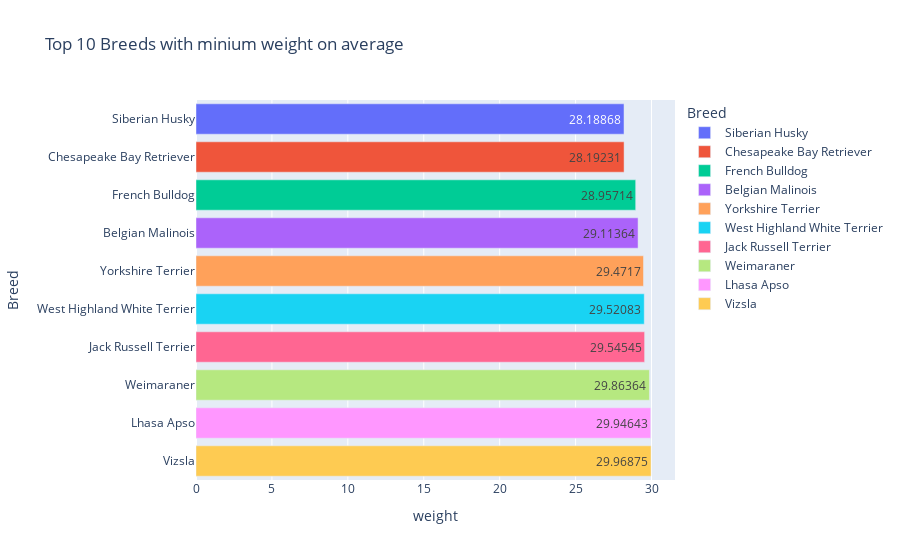

Here is the notebook cell this chart was saved with:
### Code cell
fig=px.bar(d3,y="Breed",x="weight",color="Breed",orientation='h',title="Top 10 Breeds with minium weight on average")
fig.update_traces(texttemplate="%{x}",textposition="inside")
fig.show()

### Figure 1 — Plotly figure (JSON) as saved in the notebook; plotly's stock layout.template omitted (floating-point values rounded to 4 significant figures)
{"data": [{"alignmentgroup": "True", "hovertemplate": "Breed=%{y}<br>weight=%{x}<extra></extra>", "legendgroup": "Siberian Husky", "marker": {"color": "#636efa", "pattern": {"shape": ""}}, "name": "Siberian Husky", "offsetgroup": "Siberian Husky", "orientation": "h", "showlegend": true, "textposition": "inside", "texttemplate": "%{x}", "type": "bar", "x": [28.19], "xaxis": "x", "y": ["Siberian Husky"], "yaxis": "y"}, {"alignmentgroup": "True", "hovertemplate": "Breed=%{y}<br>weight=%{x}<extra></extra>", "legendgroup": "Chesapeake Bay Retriever", "marker": {"color": "#EF553B", "pattern": {"shape": ""}}, "name": "Chesapeake Bay Retriever", "offsetgroup": "Chesapeake Bay Retriever", "orientation": "h", "showlegend": true, "textposition": "inside", "texttemplate": "%{x}", "type": "bar", "x": [28.19], "xaxis": "x", "y": ["Chesapeake Bay Retriever"], "yaxis": "y"}, {"alignmentgroup": "True", "hovertemplate": "Breed=%{y}<br>weight=%{x}<extra></extra>", "legendgroup": "French Bulldog", "marker": {"color": "#00cc96", "pattern": {"shape": ""}}, "name": "French Bulldog", "offsetgroup": "French Bulldog", "orientation": "h", "showlegend": true, "textposition": "inside", "texttemplate": "%{x}", "type": "bar", "x": [28.96], "xaxis": "x", "y": ["French Bulldog"], "yaxis": "y"}, {"alignmentgroup": "True", "hovertemplate": "Breed=%{y}<br>weight=%{x}<extra></extra>", "legendgroup": "Belgian Malinois", "marker": {"color": "#ab63fa", "pattern": {"shape": ""}}, "name": "Belgian Malinois", "offsetgroup": "Belgian Malinois", "orientation": "h", "showlegend": true, "textposition": "inside", "texttemplate": "%{x}", "type": "bar", "x": [29.11], "xaxis": "x", "y": ["Belgian Malinois"], "yaxis": "y"}, {"alignmentgroup": "True", "hovertemplate": "Breed=%{y}<br>weight=%{x}<extra></extra>", "legendgroup": "Yorkshire Terrier", "marker": {"color": "#FFA15A", "pattern": {"shape": ""}}, "name": "Yorkshire Terrier", "offsetgroup": "Yorkshire Terrier", "orientation": "h", "showlegend": true, "textposition": "inside", "texttemplate": "%{x}", "type": "bar", "x": [29.47], "xaxis": "x", "y": ["Yorkshire Terrier"], "yaxis": "y"}, {"alignmentgroup": "True", "hovertemplate": "Breed=%{y}<br>weight=%{x}<extra></extra>", "legendgroup": "West Highland White Terrier", "marker": {"color": "#19d3f3", "pattern": {"shape": ""}}, "name": "West Highland White Terrier", "offsetgroup": "West Highland White Terrier", "orientation": "h", "showlegend": true, "textposition": "inside", "texttemplate": "%{x}", "type": "bar", "x": [29.52], "xaxis": "x", "y": ["West Highland White Terrier"], "yaxis": "y"}, {"alignmentgroup": "True", "hovertemplate": "Breed=%{y}<br>weight=%{x}<extra></extra>", "legendgroup": "Jack Russell Terrier", "marker": {"color": "#FF6692", "pattern": {"shape": ""}}, "name": "Jack Russell Terrier", "offsetgroup": "Jack Russell Terrier", "orientation": "h", "showlegend": true, "textposition": "inside", "texttemplate": "%{x}", "type": "bar", "x": [29.55], "xaxis": "x", "y": ["Jack Russell Terrier"], "yaxis": "y"}, {"alignmentgroup": "True", "hovertemplate": "Breed=%{y}<br>weight=%{x}<extra></extra>", "legendgroup": "Weimaraner", "marker": {"color": "#B6E880", "pattern": {"shape": ""}}, "name": "Weimaraner", "offsetgroup": "Weimaraner", "orientation": "h", "showlegend": true, "textposition": "inside", "texttemplate": "%{x}", "type": "bar", "x": [29.86], "xaxis": "x", "y": ["Weimaraner"], "yaxis": "y"}, {"alignmentgroup": "True", "hovertemplate": "Breed=%{y}<br>weight=%{x}<extra></extra>", "legendgroup": "Lhasa Apso", "marker": {"color": "#FF97FF", "pattern": {"shape": ""}}, "name": "Lhasa Apso", "offsetgroup": "Lhasa Apso", "orientation": "h", "showlegend": true, "textposition": "inside", "texttemplate": "%{x}", "type": "bar", "x": [29.95], "xaxis": "x", "y": ["Lhasa Apso"], "yaxis": "y"}, {"alignmentgroup": "True", "hovertemplate": "Breed=%{y}<br>weight=%{x}<extra></extra>", "legendgroup": "Vizsla", "marker": {"color": "#FECB52", "pattern": {"shape": ""}}, "name": "Vizsla", "offsetgroup": "Vizsla", "orientation": "h", "showlegend": true, "textposition": "inside", "texttemplate": "%{x}", "type": "bar", "x": [29.97], "xaxis": "x", "y": ["Vizsla"], "yaxis": "y"}], "layout": {"barmode": "relative", "legend": {"title": {"text": "Breed"}, "tracegroupgap": 0}, "title": {"text": "Top 10 Breeds with minium weight on average"}, "xaxis": {"anchor": "y", "domain": [0, 1], "title": {"text": "weight"}}, "yaxis": {"anchor": "x", "categoryarray": ["Vizsla", "Lhasa Apso", "Weimaraner", "Jack Russell Terrier", "West Highland White Terrier", "Yorkshire Terrier", "Belgian Malinois", "French Bulldog", "Chesapeake Bay Retriever", "Siberian Husky"], "categoryorder": "array", "domain": [0, 1], "title": {"text": "Breed"}}}}
